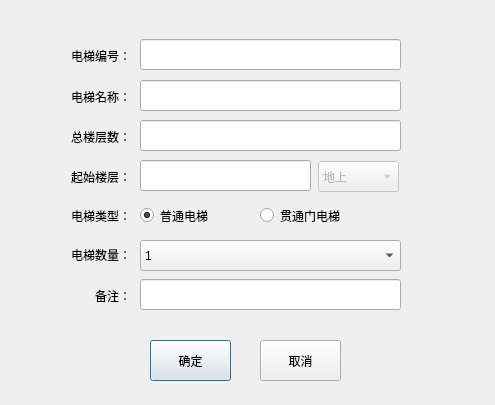
<?xml version="1.0" encoding="UTF-8"?>
<ui version="4.0">
 <class>AddLiftDlg</class>
 <widget class="QDialog" name="AddLiftDlg">
  <property name="windowModality">
   <enum>Qt::NonModal</enum>
  </property>
  <property name="geometry">
   <rect>
    <x>0</x>
    <y>0</y>
    <width>495</width>
    <height>405</height>
   </rect>
  </property>
  <property name="windowTitle">
   <string>添加新电梯</string>
  </property>
  <property name="modal">
   <bool>true</bool>
  </property>
  <widget class="QLabel" name="label">
   <property name="geometry">
    <rect>
     <x>30</x>
     <y>40</y>
     <width>101</width>
     <height>31</height>
    </rect>
   </property>
   <property name="text">
    <string>电梯编号：</string>
   </property>
   <property name="alignment">
    <set>Qt::AlignRight|Qt::AlignTrailing|Qt::AlignVCenter</set>
   </property>
  </widget>
  <widget class="QLineEdit" name="lineEditLiftID">
   <property name="geometry">
    <rect>
     <x>140</x>
     <y>39</y>
     <width>261</width>
     <height>31</height>
    </rect>
   </property>
  </widget>
  <widget class="QLineEdit" name="lineEditLiftName">
   <property name="geometry">
    <rect>
     <x>140</x>
     <y>80</y>
     <width>261</width>
     <height>31</height>
    </rect>
   </property>
  </widget>
  <widget class="QLabel" name="label_2">
   <property name="geometry">
    <rect>
     <x>30</x>
     <y>81</y>
     <width>101</width>
     <height>31</height>
    </rect>
   </property>
   <property name="text">
    <string>电梯名称：</string>
   </property>
   <property name="alignment">
    <set>Qt::AlignRight|Qt::AlignTrailing|Qt::AlignVCenter</set>
   </property>
  </widget>
  <widget class="QLineEdit" name="lineEditTotalFloorNum">
   <property name="geometry">
    <rect>
     <x>140</x>
     <y>120</y>
     <width>261</width>
     <height>31</height>
    </rect>
   </property>
  </widget>
  <widget class="QLabel" name="label_3">
   <property name="geometry">
    <rect>
     <x>30</x>
     <y>121</y>
     <width>101</width>
     <height>31</height>
    </rect>
   </property>
   <property name="text">
    <string>总楼层数：</string>
   </property>
   <property name="alignment">
    <set>Qt::AlignRight|Qt::AlignTrailing|Qt::AlignVCenter</set>
   </property>
  </widget>
  <widget class="QLineEdit" name="lineEditStartFloor">
   <property name="geometry">
    <rect>
     <x>140</x>
     <y>160</y>
     <width>171</width>
     <height>31</height>
    </rect>
   </property>
  </widget>
  <widget class="QLabel" name="label_4">
   <property name="geometry">
    <rect>
     <x>30</x>
     <y>161</y>
     <width>101</width>
     <height>31</height>
    </rect>
   </property>
   <property name="text">
    <string>起始楼层：</string>
   </property>
   <property name="alignment">
    <set>Qt::AlignRight|Qt::AlignTrailing|Qt::AlignVCenter</set>
   </property>
  </widget>
  <widget class="QComboBox" name="comboBoxGndUD">
   <property name="enabled">
    <bool>false</bool>
   </property>
   <property name="geometry">
    <rect>
     <x>318</x>
     <y>161</y>
     <width>81</width>
     <height>31</height>
    </rect>
   </property>
   <property name="currentText">
    <string>地上</string>
   </property>
   <item>
    <property name="text">
     <string>地上</string>
    </property>
   </item>
   <item>
    <property name="text">
     <string>地下</string>
    </property>
   </item>
  </widget>
  <widget class="QLabel" name="label_5">
   <property name="geometry">
    <rect>
     <x>30</x>
     <y>200</y>
     <width>101</width>
     <height>31</height>
    </rect>
   </property>
   <property name="text">
    <string>电梯类型：</string>
   </property>
   <property name="alignment">
    <set>Qt::AlignRight|Qt::AlignTrailing|Qt::AlignVCenter</set>
   </property>
  </widget>
  <widget class="QComboBox" name="comboBoxLiftNum">
   <property name="geometry">
    <rect>
     <x>140</x>
     <y>240</y>
     <width>261</width>
     <height>31</height>
    </rect>
   </property>
   <property name="currentText">
    <string>1</string>
   </property>
   <item>
    <property name="text">
     <string>1</string>
    </property>
   </item>
   <item>
    <property name="text">
     <string>2</string>
    </property>
   </item>
   <item>
    <property name="text">
     <string>3</string>
    </property>
   </item>
   <item>
    <property name="text">
     <string>4</string>
    </property>
   </item>
   <item>
    <property name="text">
     <string>5</string>
    </property>
   </item>
   <item>
    <property name="text">
     <string>6</string>
    </property>
   </item>
   <item>
    <property name="text">
     <string>7</string>
    </property>
   </item>
   <item>
    <property name="text">
     <string>8</string>
    </property>
   </item>
   <item>
    <property name="text">
     <string>9</string>
    </property>
   </item>
   <item>
    <property name="text">
     <string>10</string>
    </property>
   </item>
  </widget>
  <widget class="QLineEdit" name="lineEditComment">
   <property name="geometry">
    <rect>
     <x>140</x>
     <y>279</y>
     <width>261</width>
     <height>31</height>
    </rect>
   </property>
  </widget>
  <widget class="QLabel" name="label_6">
   <property name="geometry">
    <rect>
     <x>30</x>
     <y>280</y>
     <width>101</width>
     <height>31</height>
    </rect>
   </property>
   <property name="text">
    <string>备注：</string>
   </property>
   <property name="alignment">
    <set>Qt::AlignRight|Qt::AlignTrailing|Qt::AlignVCenter</set>
   </property>
  </widget>
  <widget class="QLabel" name="label_7">
   <property name="geometry">
    <rect>
     <x>30</x>
     <y>239</y>
     <width>101</width>
     <height>31</height>
    </rect>
   </property>
   <property name="text">
    <string>电梯数量：</string>
   </property>
   <property name="alignment">
    <set>Qt::AlignRight|Qt::AlignTrailing|Qt::AlignVCenter</set>
   </property>
  </widget>
  <widget class="QRadioButton" name="radioButtonCommonLift">
   <property name="geometry">
    <rect>
     <x>140</x>
     <y>200</y>
     <width>89</width>
     <height>31</height>
    </rect>
   </property>
   <property name="text">
    <string>普通电梯</string>
   </property>
   <property name="checked">
    <bool>true</bool>
   </property>
  </widget>
  <widget class="QRadioButton" name="radioButtonOppositeDoorLift">
   <property name="geometry">
    <rect>
     <x>260</x>
     <y>200</y>
     <width>121</width>
     <height>31</height>
    </rect>
   </property>
   <property name="text">
    <string>贯通门电梯</string>
   </property>
  </widget>
  <widget class="QPushButton" name="pushBtnOK">
   <property name="geometry">
    <rect>
     <x>150</x>
     <y>340</y>
     <width>81</width>
     <height>41</height>
    </rect>
   </property>
   <property name="text">
    <string>确定</string>
   </property>
   <property name="default">
    <bool>true</bool>
   </property>
  </widget>
  <widget class="QPushButton" name="pushBtnCancel">
   <property name="geometry">
    <rect>
     <x>260</x>
     <y>340</y>
     <width>81</width>
     <height>41</height>
    </rect>
   </property>
   <property name="text">
    <string>取消</string>
   </property>
  </widget>
 </widget>
 <resources/>
 <connections/>
</ui>
